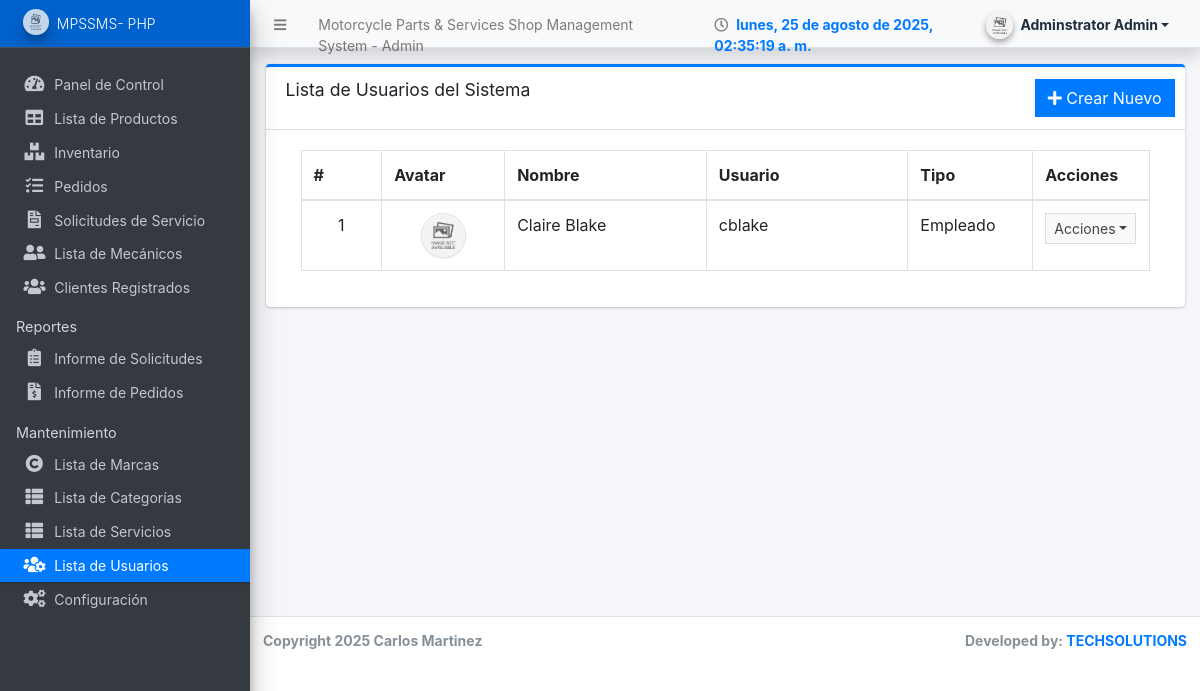
Page /admin/?page=user/list (signed in) on the committed database.
### tables this page shows
CREATE TABLE `users` (
  `id` int(50) NOT NULL,
  `firstname` varchar(250) NOT NULL,
  `lastname` varchar(250) NOT NULL,
  `username` text NOT NULL,
  `password` text NOT NULL,
  `avatar` text DEFAULT NULL,
  `last_login` datetime DEFAULT NULL,
  `type` tinyint(1) NOT NULL DEFAULT 0,
  `date_added` datetime NOT NULL DEFAULT current_timestamp(),
  `date_updated` datetime DEFAULT NULL ON UPDATE current_timestamp()
);

### classes/DBConnection.php (called while the page is built, shortened)
<?php
class DBConnection{
    private $host = DB_SERVER;
    private $username = DB_USERNAME;
    private $password = DB_PASSWORD;
    private $database = DB_NAME;
    public $conn;
    public function __construct(){
        if (!isset($this->conn)) {
            $this->conn = new mysqli($this->host, $this->username, $this->password, $this->database);
        }
    }
}
?>

### classes/SystemSettings.php (called while the page is built, shortened)
<?php
class SystemSettings extends DBConnection{
	function userdata($field = ''){
		if(!empty($field)){
			if(isset($_SESSION['userdata'][$field]))
				return $_SESSION['userdata'][$field];
			else
				return null;
		}else{
			return false;
		}
	}
}
$_settings = new SystemSettings();
?>

### config.php (called while the page is built, shortened)
<?php
require_once('classes/DBConnection.php');
require_once('classes/SystemSettings.php');
function validate_image($file){
    $file = explode("?",$file)[0];
	if(!empty($file)){
		if(is_file(base_app.$file)){
			return base_url.$file;
		}else{
			return base_url.'dist/img/no-image-available.png';
		}
	}else{
		return base_url.'dist/img/no-image-available.png';
	}
}
?>

### admin/user/list.php (the view, shortened to what this page needs)
<div class="card card-outline card-primary">
	<div class="card-header">
		<h3 class="card-title">Lista de Usuarios del Sistema</h3>
		<div class="card-tools">
			<a href="?page=user/manage_user" class="btn btn-flat btn-primary"><span class="fas fa-plus"></span>  Crear Nuevo</a>
		</div>
	</div>
	<div class="card-body">
		<div class="container-fluid">
        <div class="container-fluid">
			<table class="table table-bordered table-stripped">
				<colgroup>
					<col width="10%">
					<col width="15%">
					<col width="25%">
					<col width="25%">
					<col width="15%">
					<col width="10%">
				</colgroup>
				<thead>
					<tr>
						<th>#</th>
						<th>Avatar</th>
						<th>Nombre</th>
						<th>Usuario</th>
						<th>Tipo</th>
						<th>Acciones</th>
					</tr>
				</thead>
				<tbody>
					<?php
					$i = 1;
						$qry = $conn->query("SELECT *,concat(firstname,' ',lastname) as name from `users` where id != '1' and id != '{$_settings->userdata('id')}' and `type` != 3 order by concat(firstname,' ',lastname) asc ");
						while($row = $qry->fetch_assoc()):
					?>
						<tr>
							<td class="text-center"><?php echo $i++; ?></td>
							<td class="text-center"><img src="<?php echo validate_image($row['avatar']) ?>" class="img-avatar img-thumbnail p-0 border-2" alt="user_avatar"></td>
							<td><?php echo ucwords($row['name']) ?></td>
							<td ><p class="m-0 truncate-1"><?php echo $row['username'] ?></p></td>
							<td><?php echo ($row['type'] == 1) ? 'Administrador' : 'Empleado' ?></td>
							<td align="center">
								 <button type="button" class="btn btn-flat btn-default btn-sm dropdown-toggle dropdown-icon" data-toggle="dropdown">
						  		Acciones
						  </button>
							</td>
						</tr>
					<?php endwhile; ?>
				</tbody>
			</table>
		</div>
		</div>
	</div>
</div>

### admin/user/list.php (style rules this page uses)
.img-avatar { width:45px; height:45px; object-fit:cover; object-position:center center; border-radius:100%; }

### rows in the picture
users: name "Claire Blake", username "cblake", type "Empleado"

### other values in the picture
$_settings->info('name') "Motorcycle Parts & Services Shop Management System"
$_settings->userdata('firstname').' '.$_settings->userdata('lastname') "Adminstrator Admin"
$_settings->info('short_name') "MPSSMS- PHP"
